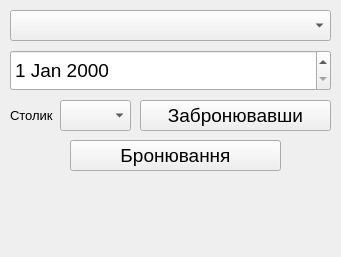
<?xml version="1.0" encoding="UTF-8"?>
<ui version="4.0">
 <class>tableReserveForm</class>
 <widget class="QWidget" name="tableReserveForm">
  <property name="geometry">
   <rect>
    <x>0</x>
    <y>0</y>
    <width>341</width>
    <height>257</height>
   </rect>
  </property>
  <property name="font">
   <font>
    <family>Segoe UI</family>
    <pointsize>14</pointsize>
   </font>
  </property>
  <property name="windowTitle">
   <string>Бронювання</string>
  </property>
  <widget class="QLabel" name="label_4">
   <property name="geometry">
    <rect>
     <x>490</x>
     <y>20</y>
     <width>31</width>
     <height>31</height>
    </rect>
   </property>
   <property name="styleSheet">
    <string notr="true">background-image:url(cart.png)</string>
   </property>
   <property name="text">
    <string/>
   </property>
  </widget>
  <widget class="QComboBox" name="comboBox">
   <property name="geometry">
    <rect>
     <x>10</x>
     <y>10</y>
     <width>321</width>
     <height>31</height>
    </rect>
   </property>
  </widget>
  <widget class="QTimeEdit" name="timeEdit">
   <property name="geometry">
    <rect>
     <x>10</x>
     <y>50</y>
     <width>321</width>
     <height>41</height>
    </rect>
   </property>
  </widget>
  <widget class="QLabel" name="infoLabel">
   <property name="geometry">
    <rect>
     <x>10</x>
     <y>190</y>
     <width>321</width>
     <height>51</height>
    </rect>
   </property>
   <property name="text">
    <string/>
   </property>
  </widget>
  <widget class="QPushButton" name="reserveButton">
   <property name="geometry">
    <rect>
     <x>140</x>
     <y>100</y>
     <width>191</width>
     <height>31</height>
    </rect>
   </property>
   <property name="text">
    <string>Забронювавши</string>
   </property>
  </widget>
  <widget class="QComboBox" name="tableChoiceComboBox">
   <property name="geometry">
    <rect>
     <x>60</x>
     <y>100</y>
     <width>71</width>
     <height>31</height>
    </rect>
   </property>
  </widget>
  <widget class="QLabel" name="tableLabel">
   <property name="geometry">
    <rect>
     <x>10</x>
     <y>105</y>
     <width>51</width>
     <height>21</height>
    </rect>
   </property>
   <property name="font">
    <font>
     <family>Segoe UI</family>
     <pointsize>10</pointsize>
    </font>
   </property>
   <property name="text">
    <string>Столик</string>
   </property>
  </widget>
  <widget class="QDateEdit" name="dateEdit">
   <property name="geometry">
    <rect>
     <x>10</x>
     <y>50</y>
     <width>321</width>
     <height>41</height>
    </rect>
   </property>
  </widget>
  <widget class="QPushButton" name="showReservesTableButton">
   <property name="geometry">
    <rect>
     <x>70</x>
     <y>140</y>
     <width>211</width>
     <height>31</height>
    </rect>
   </property>
   <property name="text">
    <string>Бронювання</string>
   </property>
  </widget>
 </widget>
 <resources/>
 <connections/>
</ui>
